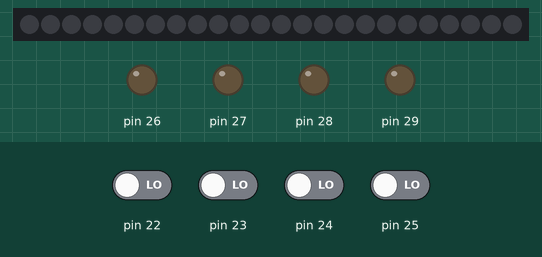
Simulated run of this sketch. Board: Arduino Mega 2560, built with avr-gcc and run on an emulated ATmega2560. Shown: 24 RGB LEDs in strip order, left to right, output pins drawn as LEDs (lit = HIGH). Inputs (shaded band) come from the test bench; at power-on: pin 22–25 LOW. Dim RGB values are drawn brighter than linear; colours are those a GRB WS2812 strip shows for the declared byte order; what the sketch prints to the serial monitor is not drawn.

Above: at 1.8 s.
1.9 s: pin 22 driven HIGH
At 2.2 s:
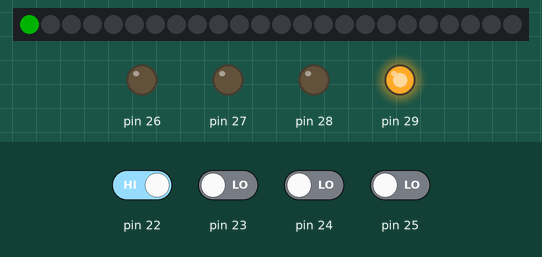
4.5 s: pin 22 driven LOW
At 4.75 s:
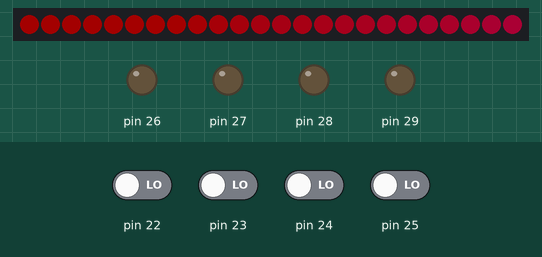
6.5 s: pin 22 driven HIGH
At 7.12 s:
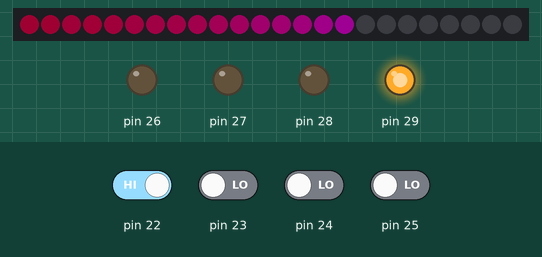
9.0 s: pin 23 driven HIGH
At 9.35 s:
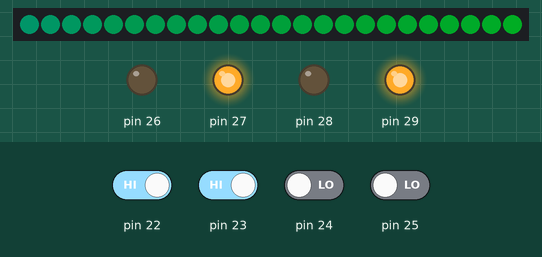
11.6 s: pin 24 driven HIGH
At 12.55 s:
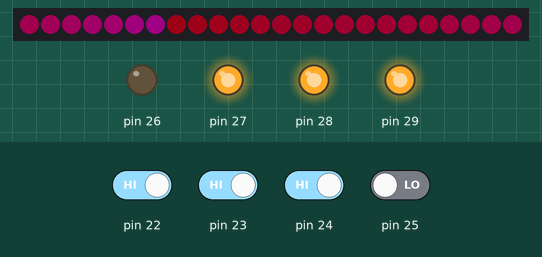
14.2 s: pin 22 driven LOW
At 14.46 s:
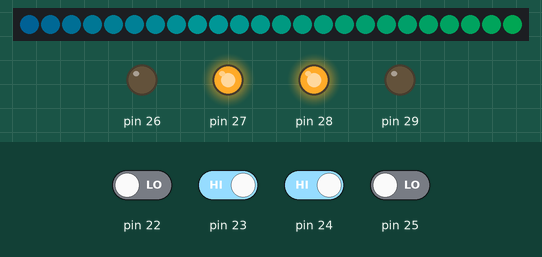
Timing chart, 0 to 17.2 s (numbered marks = the images above; inputs shaded):
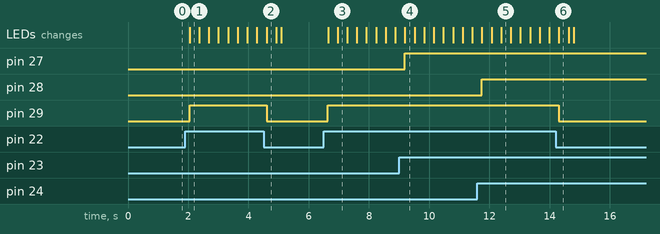

Measured:
- after the input at 1.9 s, pin 29: LOW → HIGH after 0.14 s; the LEDs: change after 0.14 s (image 1)
- after the input at 4.5 s, pin 29: HIGH → LOW after 0.10 s
- after the input at 6.5 s, pin 29: LOW → HIGH after 0.14 s; the LEDs: first change after 0.14 s (image 3 shows a later state)
- after the input at 9.0 s, pin 27: LOW → HIGH after 0.20 s
- after the input at 11.6 s, pin 28: LOW → HIGH after 0.15 s
- after the input at 14.2 s, pin 29: HIGH → LOW after 0.11 s

The sketch:

Turtlebro-tester.ino
```cpp
#include <FastLED.h>


#define NUM_LEDS 24
#define DATA_PIN 30

CRGB leds[NUM_LEDS];

void setup() {
  Serial.begin(57600);
  Serial.println("resetting");
  LEDS.addLeds<WS2812,DATA_PIN,RGB>(leds,NUM_LEDS);
  LEDS.setBrightness(60);

  pinMode(26, OUTPUT);
  pinMode(27, OUTPUT);
  pinMode(28, OUTPUT);
  pinMode(29, OUTPUT);

  pinMode(22, INPUT);
  pinMode(23, INPUT);
  pinMode(24, INPUT);
  pinMode(25, INPUT);
}


void loop() {

  if (digitalRead(22) == HIGH) {
    digitalWrite(29,HIGH);
    lamps();
  } else {
    digitalWrite(29,LOW);
    offlamps();
  }

  if (digitalRead(24) == HIGH) digitalWrite(28,HIGH); else digitalWrite(28,LOW);
  if (digitalRead(23) == HIGH) digitalWrite(27,HIGH); else digitalWrite(27,LOW);
  if (digitalRead(25) == HIGH) digitalWrite(26,HIGH); else digitalWrite(26,LOW);


}

void offlamps() {
  for(int i = 0; i < NUM_LEDS; i++) {
    leds[i] = CHSV(0, 0, 0);
    FastLED.show();
    delay(20);
    }
}


void lamps() {
    static uint8_t hue = 0;
  for(int i = 0; i < NUM_LEDS; i++) {
    leds[i] = CHSV(hue++, 255, 255);
    FastLED.show();
    fadeall();
    delay(20);
  }
}

void fadeall() { for(int i = 0; i < NUM_LEDS; i++) { leds[i].nscale8(250); } }
```
